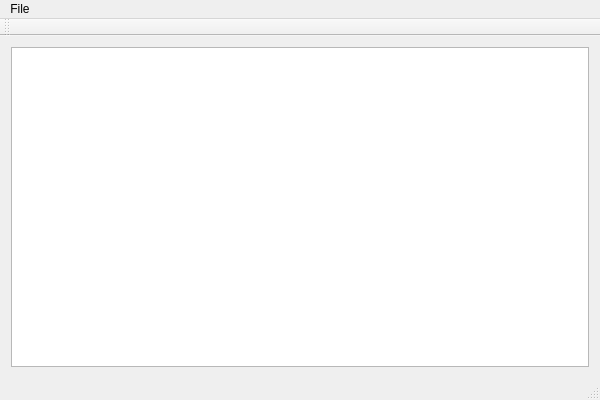
<?xml version="1.0" encoding="UTF-8"?>
<ui version="4.0">
 <class>MainWindow</class>
 <widget class="QMainWindow" name="MainWindow">
  <property name="geometry">
   <rect>
    <x>0</x>
    <y>0</y>
    <width>600</width>
    <height>400</height>
   </rect>
  </property>
  <property name="windowTitle">
   <string>MainWindow</string>
  </property>
  <widget class="QWidget" name="centralWidget">
   <layout class="QVBoxLayout" name="verticalLayout">
    <item>
     <widget class="QPlainTextEdit" name="plainTextEdit"/>
    </item>
   </layout>
  </widget>
  <widget class="QMenuBar" name="menuBar">
   <property name="geometry">
    <rect>
     <x>0</x>
     <y>0</y>
     <width>600</width>
     <height>22</height>
    </rect>
   </property>
   <widget class="QMenu" name="menuFile">
    <property name="title">
     <string>File</string>
    </property>
    <addaction name="actionOpen"/>
    <addaction name="separator"/>
    <addaction name="actionOptions"/>
   </widget>
   <addaction name="menuFile"/>
  </widget>
  <widget class="QToolBar" name="mainToolBar">
   <attribute name="toolBarArea">
    <enum>TopToolBarArea</enum>
   </attribute>
   <attribute name="toolBarBreak">
    <bool>false</bool>
   </attribute>
  </widget>
  <widget class="QStatusBar" name="statusBar"/>
  <action name="actionOptions">
   <property name="text">
    <string>Options</string>
   </property>
  </action>
  <action name="actionOpen">
   <property name="text">
    <string>Open</string>
   </property>
  </action>
 </widget>
 <layoutdefault spacing="6" margin="11"/>
 <resources/>
 <connections/>
</ui>
